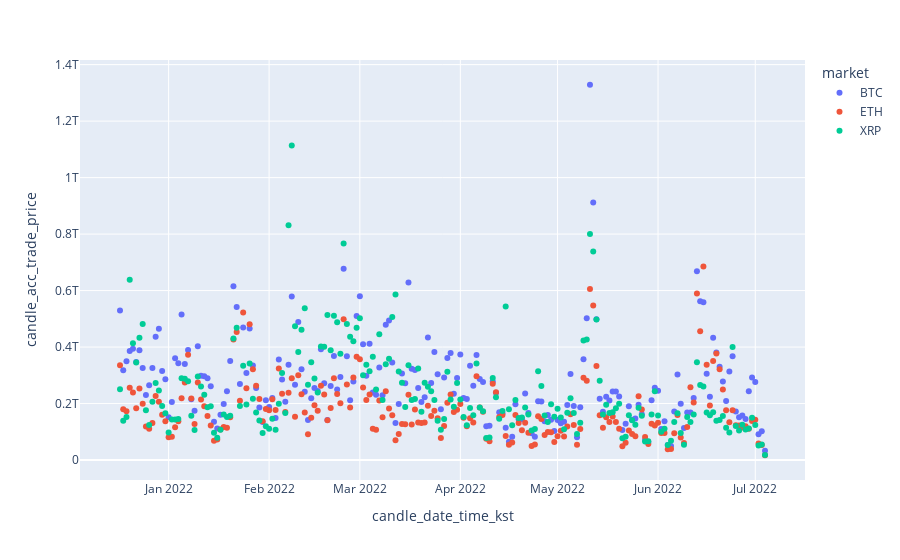

Notebook code cell kept with this figure:
### Code cell
fig = px.scatter(df,
                x = 'candle_date_time_kst',
                y = 'candle_acc_trade_price',
                color = 'market')
plotly.offline.iplot(fig)

### Figure 1 — Plotly figure (JSON) as saved in the notebook; plotly's stock layout.template omitted (floating-point values rounded to 4 significant figures; data arrays with more than 128 entries replaced by an {"elided": "..."} marker saying what was removed)
{"data": [{"hovertemplate": "market=BTC<br>candle_date_time_kst=%{x}<br>candle_acc_trade_price=%{y}<extra></extra>", "legendgroup": "BTC", "marker": {"color": "#636efa", "symbol": "circle"}, "mode": "markers", "name": "BTC", "orientation": "v", "showlegend": true, "type": "scatter", "x": {"elided": "200 str values"}, "xaxis": "x", "y": {"elided": "200 float values"}, "yaxis": "y"}, {"hovertemplate": "market=ETH<br>candle_date_time_kst=%{x}<br>candle_acc_trade_price=%{y}<extra></extra>", "legendgroup": "ETH", "marker": {"color": "#EF553B", "symbol": "circle"}, "mode": "markers", "name": "ETH", "orientation": "v", "showlegend": true, "type": "scatter", "x": {"elided": "200 str values"}, "xaxis": "x", "y": {"elided": "200 float values"}, "yaxis": "y"}, {"hovertemplate": "market=XRP<br>candle_date_time_kst=%{x}<br>candle_acc_trade_price=%{y}<extra></extra>", "legendgroup": "XRP", "marker": {"color": "#00cc96", "symbol": "circle"}, "mode": "markers", "name": "XRP", "orientation": "v", "showlegend": true, "type": "scatter", "x": {"elided": "200 str values"}, "xaxis": "x", "y": {"elided": "200 float values"}, "yaxis": "y"}], "layout": {"legend": {"title": {"text": "market"}, "tracegroupgap": 0}, "margin": {"t": 60}, "xaxis": {"anchor": "y", "domain": [0, 1], "title": {"text": "candle_date_time_kst"}}, "yaxis": {"anchor": "x", "domain": [0, 1], "title": {"text": "candle_acc_trade_price"}}}}
